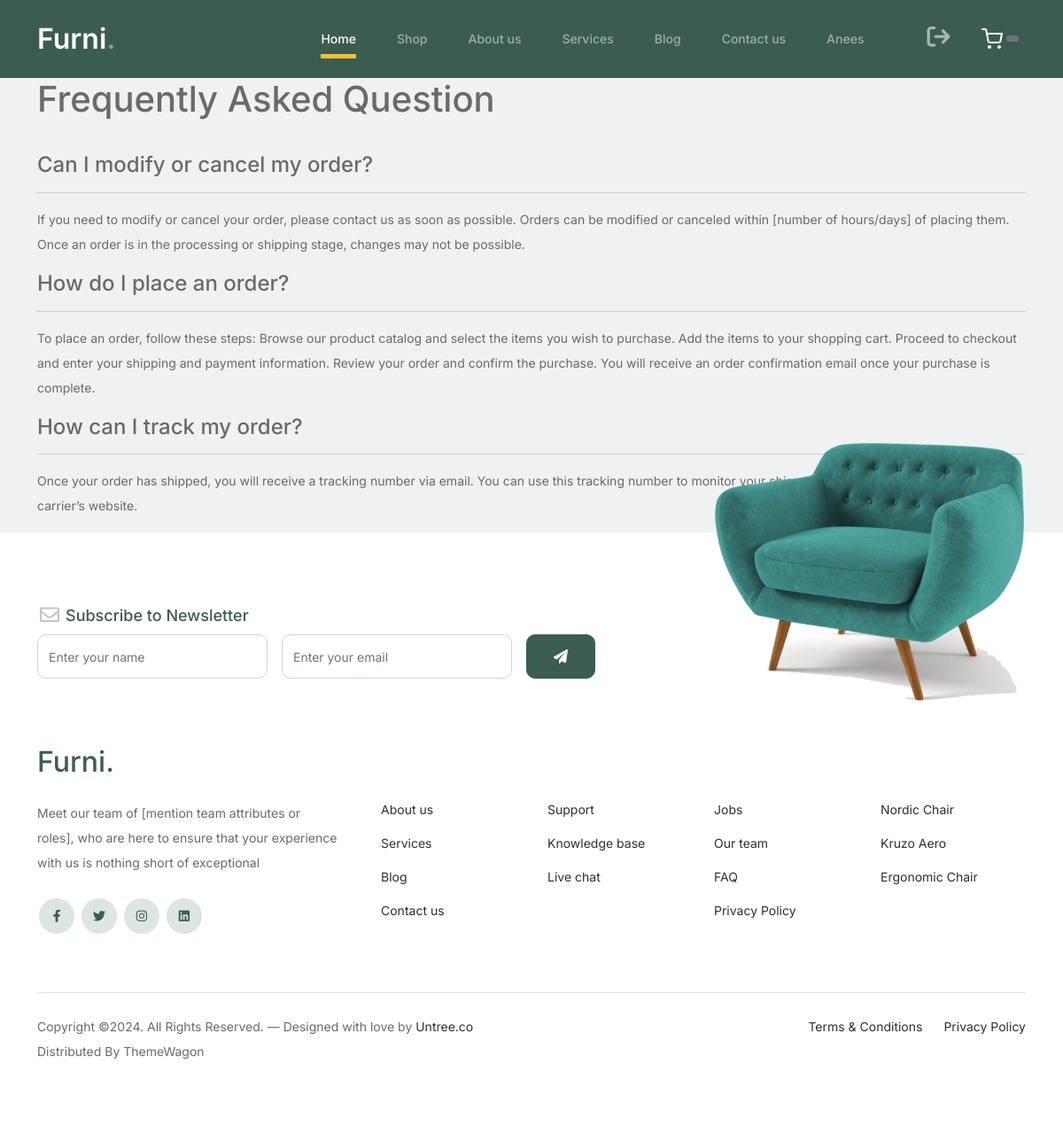
/User/FAQ.php (signed in), run on the app's committed database.
### tables this page shows
CREATE TABLE `faq` (
  `ID` int(11) NOT NULL,
  `Question` varchar(200) NOT NULL,
  `Answer` varchar(1000) NOT NULL,
  `Added_At` int(11) NOT NULL
);

CREATE TABLE `website_info` (
  `ID` int(11) NOT NULL,
  `Name` varchar(25) NOT NULL,
  `Description` varchar(500) NOT NULL,
  `E-Mail` varchar(30) NOT NULL,
  `Phone Number` varchar(15) NOT NULL,
  `Address` varchar(50) NOT NULL,
  `Facebook Link` varchar(100) NOT NULL,
  `Insta Link` varchar(100) NOT NULL,
  `Timing` time NOT NULL,
  `Added_At` timestamp NOT NULL DEFAULT current_timestamp()
);

### User/FAQ.php (the view, shortened to what this page needs)
<!DOCTYPE html>
<html lang="en">
<head>
</head>
<body>
<?php include("header.php") ?>
<div class="container">
<h1>Frequently Asked Question</h1>
<br>
<?php
$query="SELECT * FROM `faq`";
$result=mysqli_query($conn,$query);
?>
    <?php
    while ( $data=mysqli_fetch_array($result)) {
        echo "
        <h4>$data[1]</h4><hr>
        <p>$data[2]</p>
        ";
    }
    ?>
    </div>
<?php include("footer.php") ?>
</body>
</html>

### User/footer.php (shortened to what this page needs)
<?php
	include("../connection.php");
$query="SELECT * FROM `website_info`";
$result=mysqli_query($conn,$query);
$data=mysqli_fetch_array($result);
?>
<footer class="footer-section">
			<div class="container relative">
				<div class="sofa-img">
					<img src="images/sofa.png" alt="Image" class="img-fluid">
				</div>
				<div class="row">
					<div class="col-lg-8">
						<div class="subscription-form">
							<h3 class="d-flex align-items-center"><span class="me-1"><img src="images/envelope-outline.svg" alt="Image" class="img-fluid"></span><span>Subscribe to Newsletter</span></h3>
							<form action="#" class="row g-3">
								<div class="col-auto">
									<input type="text" class="form-control" placeholder="Enter your name">
								</div>
								<div class="col-auto">
									<input type="email" class="form-control" placeholder="Enter your email">
								</div>
								<div class="col-auto">
									<button class="btn btn-primary">
										<span class="fa fa-paper-plane"></span>
									</button>
								</div>
							</form>
						</div>
					</div>
				</div>
				<div class="row g-5 mb-5">
					<div class="col-lg-4">
						<div class="mb-4 footer-logo-wrap"><a href="#" class="footer-logo"><?php echo "$data[1]"; ?><span>.</span></a></div>
						<p class="mb-4"><?php echo"$data[2]" ?></p>
						<ul class="list-unstyled custom-social">
							<li><a href="<?php echo"$data[6]" ?>"><span class="fa fa-brands fa-facebook-f"></span></a></li>
							<li><a href="#"><span class="fa fa-brands fa-twitter"></span></a></li>
							<li><a href="<?php echo"$data[7]" ?>"><span class="fa fa-brands fa-instagram"></span></a></li>
							<li><a href="#"><span class="fa fa-brands fa-linkedin"></span></a></li>
						</ul>
					</div>
					<div class="col-lg-8">
						<div class="row links-wrap">
							<div class="col-6 col-sm-6 col-md-3">
								<ul class="list-unstyled">
									<li><a href="about.php">About us</a></li>
									<li><a href="#">Services</a></li>
									<li><a href="#">Blog</a></li>
									<li><a href="contact.php">Contact us</a></li>
								</ul>
							</div>
							<div class="col-6 col-sm-6 col-md-3">
								<ul class="list-unstyled">
									<li><a href="#">Support</a></li>
									<li><a href="#">Knowledge base</a></li>
									<li><a href="#">Live chat</a></li>
								</ul>
							</div>
							<div class="col-6 col-sm-6 col-md-3">
								<ul class="list-unstyled">
									<li><a href="#">Jobs</a></li>
									<li><a href="#">Our team</a></li>
									<li><a href="FAQ.php">FAQ</a></li>
									<li><a href="privacypolicy.php">Privacy Policy</a></li>
								</ul>
							</div>
							<div class="col-6 col-sm-6 col-md-3">
								<ul class="list-unstyled">
									<li><a href="#">Nordic Chair</a></li>
									<li><a href="#">Kruzo Aero</a></li>
									<li><a href="#">Ergonomic Chair</a></li>
								</ul>
							</div>
						</div>
					</div>
				</div>
				<div class="border-top copyright">
					<div class="row pt-4">
						<div class="col-lg-6">
							<p class="mb-2 text-center text-lg-start">Copyright &copy;. All Rights Reserved. &mdash; Designed with love by <a href="https://untree.co">Untree.co</a> Distributed By <a hreff="https://themewagon.com">ThemeWagon</a>
            </p>
						</div>
						<div class="col-lg-6 text-center text-lg-end">
							<ul class="list-unstyled d-inline-flex ms-auto">
								<li class="me-4"><a href="#">Terms &amp; Conditions</a></li>
								<li><a href="#">Privacy Policy</a></li>
							</ul>
						</div>
					</div>
				</div>
			</div>
		</footer>
	</body>
</html>

### User/css/style.css (style rules this page uses)
body { overflow-x: hidden; position: relative; }
body { font-family: "Inter", sans-serif; font-weight: 400; line-height: 28px; color: #6a6a6a; font-size: 14px; background-color: #eff2f1; }
a { text-decoration: none; -webkit-transition: .3s all ease; -o-transition: .3s all ease; transition: .3s all ease; color: #2f2f2f; text-decoration: underline; }
.btn { font-weight: 600; padding: 12px 30px; border-radius: 30px; color: #ffffff; background: #2f2f2f; border-color: #2f2f2f; }
.btn.btn-primary { background: #3b5d50; border-color: #3b5d50; }
.footer-section { padding: 80px 0; background: #ffffff; }
.footer-section .relative { position: relative; }
.footer-section a { text-decoration: none; color: #2f2f2f; -webkit-transition: .3s all ease; -o-transition: .3s all ease; transition: .3s all ease; }
.footer-section .subscription-form { margin-bottom: 40px; position: relative; z-index: 2; margin-top: 100px; }
@media (min-width: 992px) { .footer-section .subscription-form { margin-top: 0px; margin-bottom: 80px; } }
.footer-section .subscription-form h3 { font-size: 18px; font-weight: 500; color: #3b5d50; }
.footer-section .subscription-form .form-control { height: 50px; border-radius: 10px; font-family: "Inter", sans-serif; }
.footer-section .subscription-form .btn { border-radius: 10px !important; }
.footer-section .sofa-img { position: absolute; top: -200px; z-index: 1; right: 0; }
.footer-section .sofa-img img { max-width: 380px; }
.footer-section .links-wrap { margin-top: 0px; }
@media (min-width: 992px) { .footer-section .links-wrap { margin-top: 54px; } }
.footer-section .links-wrap ul li { margin-bottom: 10px; }
.footer-section .footer-logo-wrap .footer-logo { font-size: 32px; font-weight: 500; text-decoration: none; color: #3b5d50; }
.footer-section .custom-social li { margin: 2px; display: inline-block; }
.footer-section .custom-social li a { width: 40px; height: 40px; text-align: center; line-height: 40px; display: inline-block; background: #dce5e4; color: #3b5d50; border-radius: 50%; }
.footer-section .border-top { border-color: #dce5e4; }
.footer-section .border-top.copyright { font-size: 14px !important; }
.form-control { height: 50px; border-radius: 10px; font-family: "Inter", sans-serif; }

### data on the page
faq: Question "Can I modify or cancel my order?", Answer "If you need to modify or cancel your order, please contact us as soon as possible. Orders can be modified or canceled within [number of hours/days] of placing them. Once an order is in the processing or shipping stage, changes may not be possible."
faq: Question "How do I place an order?", Answer "To place an order, follow these steps: Browse our product catalog and select the items you wish to purchase. Add the items to your shopping cart. Proceed to checkout and enter your shipping and payment information. Review your order and confirm the purchase. You will receive an order confirmation email once your purchase is complete."
faq: Question "How can I track my order?", Answer "Once your order has shipped, you will receive a tracking number via email. You can use this tracking number to monitor your shipment’s progress through our shipping carrier’s website."
website_info: Name "Furni", Description "Meet our team of [mention team attributes or roles], who are here to ensure that your experience with us is nothing short of exceptional"

### other printed values
$_SESSION["u_name"] "Anees"
